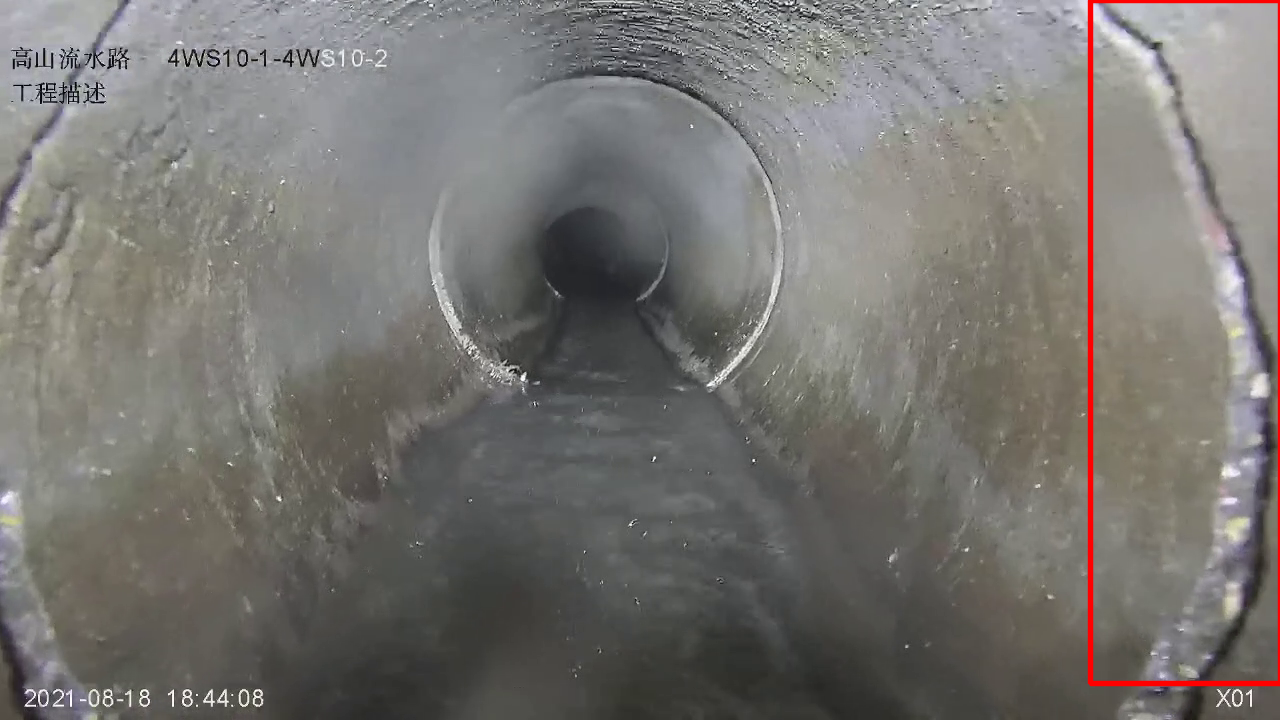
#> input picture py/226001624 顾凯琪(上一个版本忘记改程序名字了，这是最新版)/外包程序/images/0-1-6--PL.png, 1280 x 720 px, given in place of person.jpg, which was not available
$ jupyter execute --allow-errors visualization.ipynb   (shell and % lines are left out)   (older library calls are emulated)
#> lines starting #> are read from the running program, lines starting #| are printed output that depends on the picture
### py/226001624 顾凯琪(上一个版本忘记改程序名字了，这是最新版)/外包程序/utils/general.py
# YOLOv5 🚀 by Ultralytics, GPL-3.0 license
"""
General utils
"""

import contextlib
import glob
import logging
import math
import os
import platform
import random
import re
import shutil
import signal
import time
import urllib
from itertools import repeat
from multiprocessing.pool import ThreadPool
from pathlib import Path
from subprocess import check_output
from zipfile import ZipFile

import cv2
import numpy as np
import pandas as pd
import pkg_resources as pkg
import torch
import torchvision
import yaml

from utils.downloads import gsutil_getsize
from utils.metrics import box_iou, fitness

# Settings
FILE = Path(__file__).resolve()
ROOT = FILE.parents[1]  # YOLOv5 root directory
NUM_THREADS = min(8, max(1, os.cpu_count() - 1))  # number of YOLOv5 multiprocessing threads

torch.set_printoptions(linewidth=320, precision=5, profile='long')
#> (this line was passed over: torch is not available in this run)
np.set_printoptions(linewidth=320, formatter={'float_kind': '{:11.5g}'.format})  # format short g, %precision=5
pd.options.display.max_columns = 10
cv2.setNumThreads(0)  # prevent OpenCV from multithreading (incompatible with PyTorch DataLoader)
os.environ['NUMEXPR_MAX_THREADS'] = str(NUM_THREADS)  # NumExpr max threads


def set_logging(name=None, verbose=True):
    # Sets level and returns logger
#> called with name = 'utils.general', verbose = True
    for h in logging.root.handlers:
        logging.root.removeHandler(h)  # remove all handlers associated with the root logger object
    rank = int(os.getenv('RANK', -1))  # rank in world for Multi-GPU trainings
    logging.basicConfig(format="%(message)s", level=logging.INFO if (verbose and rank in (-1, 0)) else logging.WARNING)
    return logging.getLogger(name)


LOGGER = set_logging(__name__)  # define globally (used in train.py, val.py, detect.py, etc.)


class Profile(contextlib.ContextDecorator):
    # Usage: @Profile() decorator or 'with Profile():' context manager
    def __enter__(self):
        self.start = time.time()

    def __exit__(self, type, value, traceback):
        print(f'Profile results: {time.time() - self.start:.5f}s')


class Timeout(contextlib.ContextDecorator):
    # Usage: @Timeout(seconds) decorator or 'with Timeout(seconds):' context manager
    # [4 lines left out: function __init__, not called in this run]

    def _timeout_handler(self, signum, frame):
        raise TimeoutError(self.timeout_message)

    def __enter__(self):
        signal.signal(signal.SIGALRM, self._timeout_handler)  # Set handler for SIGALRM
        signal.alarm(self.seconds)  # start countdown for SIGALRM to be raised

    # [4 lines left out: function __exit__, not called in this run]


class WorkingDirectory(contextlib.ContextDecorator):
    # Usage: @WorkingDirectory(dir) decorator or 'with WorkingDirectory(dir):' context manager
    def __init__(self, new_dir):
        self.dir = new_dir  # new dir
        self.cwd = Path.cwd().resolve()  # current dir

    def __enter__(self):
        os.chdir(self.dir)

    def __exit__(self, exc_type, exc_val, exc_tb):
        os.chdir(self.cwd)


def try_except(func):
    # try-except function. Usage: @try_except decorator
    # [5 lines left out: function handler, not called in this run]

    return handler


def methods(instance):
    # Get class/instance methods
    return [f for f in dir(instance) if callable(getattr(instance, f)) and not f.startswith("__")]


def print_args(name, opt):
    # Print argparser arguments
    LOGGER.info(colorstr(f'{name}: ') + ', '.join(f'{k}={v}' for k, v in vars(opt).items()))


# [8 lines left out: function init_seeds, not called in this run]


def intersect_dicts(da, db, exclude=()):
    # Dictionary intersection of matching keys and shapes, omitting 'exclude' keys, using da values
    return {k: v for k, v in da.items() if k in db and not any(x in k for x in exclude) and v.shape == db[k].shape}


# [32 lines left out: functions get_latest_run, user_config_dir, is_writeable, not called in this run]


def is_docker():
    # Is environment a Docker container?
    return Path('/workspace').exists()  # or Path('/.dockerenv').exists()


# [7 lines left out: function is_colab, not called in this run]


def is_pip():
    # Is file in a pip package?
    return 'site-packages' in Path(__file__).resolve().parts


# [4 lines left out: function is_ascii, not called in this run]


def is_chinese(s='人工智能'):
    # Is string composed of any Chinese characters?
    return re.search('[\u4e00-\u9fff]', s)


def emojis(str=''):
    # Return platform-dependent emoji-safe version of string
    return str.encode().decode('ascii', 'ignore') if platform.system() == 'Windows' else str


# [40 lines left out: functions file_size, check_online, check_git_status, not called in this run]


def check_python(minimum='3.6.2'):
    # Check current python version vs. required python version
    check_version(platform.python_version(), minimum, name='Python ', hard=True)


# [84 lines left out: functions check_version, check_requirements, check_img_size, check_imshow, check_suffix, not called in this run]


def check_yaml(file, suffix=('.yaml', '.yml')):
    # Search/download YAML file (if necessary) and return path, checking suffix
    return check_file(file, suffix)


# [123 lines left out: functions check_file, check_dataset, url2file, download, make_divisible, not called in this run]


def clean_str(s):
    # Cleans a string by replacing special characters with underscore _
    return re.sub(pattern="[|@#!¡·$€%&()=?¿^*;:,¨´><+]", repl="_", string=s)


def one_cycle(y1=0.0, y2=1.0, steps=100):
    # lambda function for sinusoidal ramp from y1 to y2 https://arxiv.org/pdf/1812.01187.pdf
    return lambda x: ((1 - math.cos(x * math.pi / steps)) / 2) * (y2 - y1) + y1


# [366 lines left out: functions colorstr, labels_to_class_weights, labels_to_image_weights, coco80_to_coco91_class, xyxy2xywh, xywh2xyxy and 13 more, not called in this run]


# Variables
NCOLS = 0 if is_docker() else shutil.get_terminal_size().columns  # terminal window size for tqdm

### py/226001624 顾凯琪(上一个版本忘记改程序名字了，这是最新版)/外包程序/utils/datasets.py
# YOLOv5 🚀 by Ultralytics, GPL-3.0 license
"""
Dataloaders and dataset utils
"""

import glob
import hashlib
import json
import math
import os
import random
import shutil
import time
from itertools import repeat
from multiprocessing.pool import Pool, ThreadPool
from pathlib import Path
from threading import Thread
from zipfile import ZipFile

import cv2
import numpy as np
import torch
import torch.nn.functional as F
import yaml
from PIL import ExifTags, Image, ImageOps
from torch.utils.data import DataLoader, Dataset, dataloader, distributed
from tqdm import tqdm

from utils.augmentations import Albumentations, augment_hsv, copy_paste, letterbox, mixup, random_perspective
from utils.general import (LOGGER, NUM_THREADS, check_dataset, check_requirements, check_yaml, clean_str,
                           segments2boxes, xyn2xy, xywh2xyxy, xywhn2xyxy, xyxy2xywhn)
from utils.torch_utils import torch_distributed_zero_first

# Parameters
HELP_URL = 'https://github.com/ultralytics/yolov5/wiki/Train-Custom-Data'
IMG_FORMATS = ['bmp', 'jpg', 'jpeg', 'png', 'tif', 'tiff', 'dng', 'webp', 'mpo']  # acceptable image suffixes
VID_FORMATS = ['mov', 'avi', 'mp4', 'mpg', 'mpeg', 'm4v', 'wmv', 'mkv']  # acceptable video suffixes
WORLD_SIZE = int(os.getenv('WORLD_SIZE', 1))  # DPP

# Get orientation exif tag
for orientation in ExifTags.TAGS.keys():
    if ExifTags.TAGS[orientation] == 'Orientation':
        break
#> further down, image is the input picture: shape (720, 1280, 3); mean B, G, R 112.8, 116.4, 119.2


# [77 lines left out: functions get_hash, exif_size, exif_transpose, create_dataloader, not called in this run]


class InfiniteDataLoader(dataloader.DataLoader):
    """ Dataloader that reuses workers

    Uses same syntax as vanilla DataLoader
    """

    # [4 lines left out: function __init__, not called in this run]

    def __len__(self):
        return len(self.batch_sampler.sampler)

    def __iter__(self):
        for i in range(len(self)):
            yield next(self.iterator)


class _RepeatSampler:
    """ Sampler that repeats forever

    Args:
        sampler (Sampler)
    """

    def __init__(self, sampler):
        self.sampler = sampler

    def __iter__(self):
        while True:
            yield from iter(self.sampler)


class LoadImages:
    # YOLOv5 image/video dataloader, i.e. `python detect.py --source image.jpg/vid.mp4`
    # [28 lines left out: function __init__, not called in this run]

    def __iter__(self):
        self.count = 0
        return self

    # [42 lines left out: functions __next__, new_video, not called in this run]

    def __len__(self):
        return self.nf  # number of files


class LoadWebcam:  # for inference
    # YOLOv5 local webcam dataloader, i.e. `python detect.py --source 0`
    # [6 lines left out: function __init__, not called in this run]

    def __iter__(self):
        self.count = -1
        return self

    # [24 lines left out: function __next__, not called in this run]

    def __len__(self):
        return 0


class LoadStreams:
    # YOLOv5 streamloader, i.e. `python detect.py --source 'rtsp://example.com/media.mp4'  # RTSP, RTMP, HTTP streams`
    # [59 lines left out: functions __init__, update, not called in this run]

    def __iter__(self):
        self.count = -1
        return self

    # [18 lines left out: function __next__, not called in this run]

    def __len__(self):
        return len(self.sources)  # 1E12 frames = 32 streams at 30 FPS for 30 years


# [4 lines left out: function img2label_paths, not called in this run]


class LoadImagesAndLabels(Dataset):
    # YOLOv5 train_loader/val_loader, loads images and labels for training and validation
    cache_version = 0.6  # dataset labels *.cache version

    # [162 lines left out: functions __init__, cache_labels, not called in this run]

    def __len__(self):
        return len(self.img_files)

    # [5 lines of commented-out code are left out]

    # [485 lines left out: functions __getitem__, collate_fn, collate_fn4, load_image, load_mosaic, load_mosaic9 and 6 more, not called in this run]

### py/226001624 顾凯琪(上一个版本忘记改程序名字了，这是最新版)/外包程序/utils/augmentations.py
# YOLOv5 🚀 by Ultralytics, GPL-3.0 license
"""
Image augmentation functions
"""

import math
import random

import cv2
import numpy as np

from utils.general import LOGGER, check_version, colorstr, resample_segments, segment2box
from utils.metrics import bbox_ioa


class Albumentations:
    # YOLOv5 Albumentations class (optional, only used if package is installed)
    # [71 lines left out: functions __init__, __call__, augment_hsv, hist_equalize, replicate, not called in this run]


def letterbox(im, new_shape=(640, 640), color=(114, 114, 114), auto=True, scaleFill=False, scaleup=True, stride=32):
    # Resize and pad image while meeting stride-multiple constraints
#> called with new_shape = 1280, color = (114, 114, 114), auto = True, scaleFill = False, scaleup = True, stride = 64
    shape = im.shape[:2]  # current shape [height, width]
#> shape = (720, 1280)
    if isinstance(new_shape, int):
        new_shape = (new_shape, new_shape)

    # Scale ratio (new / old)
    r = min(new_shape[0] / shape[0], new_shape[1] / shape[1])
#> r = 1
    if not scaleup:  # only scale down, do not scale up (for better val mAP)
        r = min(r, 1.0)

    # Compute padding
    ratio = r, r  # width, height ratios
#> ratio = (1, 1)
    new_unpad = int(round(shape[1] * r)), int(round(shape[0] * r))
#> new_unpad = (1280, 720)
    dw, dh = new_shape[1] - new_unpad[0], new_shape[0] - new_unpad[1]  # wh padding
#> dw = 0; dh = 560
    if auto:  # minimum rectangle
        dw, dh = np.mod(dw, stride), np.mod(dh, stride)  # wh padding
#> dh = 48
    elif scaleFill:  # stretch
        dw, dh = 0.0, 0.0
        new_unpad = (new_shape[1], new_shape[0])
        ratio = new_shape[1] / shape[1], new_shape[0] / shape[0]  # width, height ratios

    dw /= 2  # divide padding into 2 sides
    dh /= 2
#> dh = 24

    if shape[::-1] != new_unpad:  # resize
        im = cv2.resize(im, new_unpad, interpolation=cv2.INTER_LINEAR)
    top, bottom = int(round(dh - 0.1)), int(round(dh + 0.1))
#> top = 24; bottom = 24
    left, right = int(round(dw - 0.1)), int(round(dw + 0.1))
#> left = 0; right = 0
    im = cv2.copyMakeBorder(im, top, bottom, left, right, cv2.BORDER_CONSTANT, value=color)  # add border
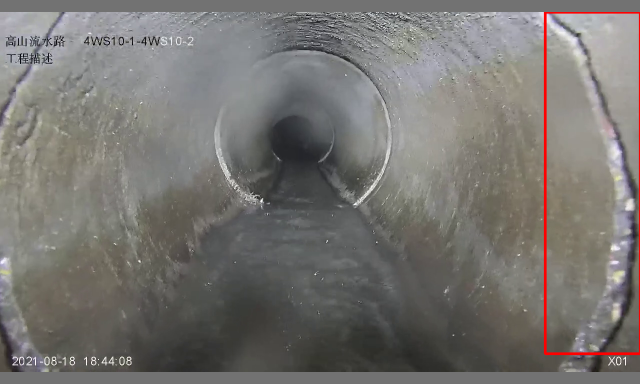
#> im: shape (768, 1280, 3) (shown at 1/2 size); mean of channels 0, 1, 2 112.9, 116.3, 118.9; drawn as B, G, R
    return im, ratio, (dw, dh)


# [154 lines left out: functions random_perspective, copy_paste, cutout, mixup, box_candidates, not called in this run]

### py/226001624 顾凯琪(上一个版本忘记改程序名字了，这是最新版)/外包程序/tools/visualization.ipynb
[cell 1]
import matplotlib.pyplot as plt
import torch
import cv2
from torchvision import transforms
import numpy as np
from utils.datasets import letterbox

#> (a cell that did not finish here is left out)

[cell 3]
image = cv2.imread('./images/person.jpg')  # 504x378 image
image = letterbox(image, 1280, stride=64, auto=True)[0]
image_ = image.copy()
#> (the rest of this cell did not finish here and is left out)

#> (a cell that did not finish here is left out)

[cell 5]
plt.figure(figsize=(8,8))
plt.axis('off')
plt.imshow(image_[:,:,[2,1,0]])
plt.show()
fig, ax = plt.subplots(4,3,figsize=(16,12))
#[ax_.axis('off') for ax_ in ax.ravel()]
[ax_.set_xticklabels([]) for ax_ in ax.ravel()]
[ax_.set_yticklabels([]) for ax_ in ax.ravel()]
#> (the rest of this cell did not finish here and is left out)


$ run again, on py/226001624 顾凯琪(上一个版本忘记改程序名字了，这是最新版)/外包程序/images/0-2-13-2d69-PL.png
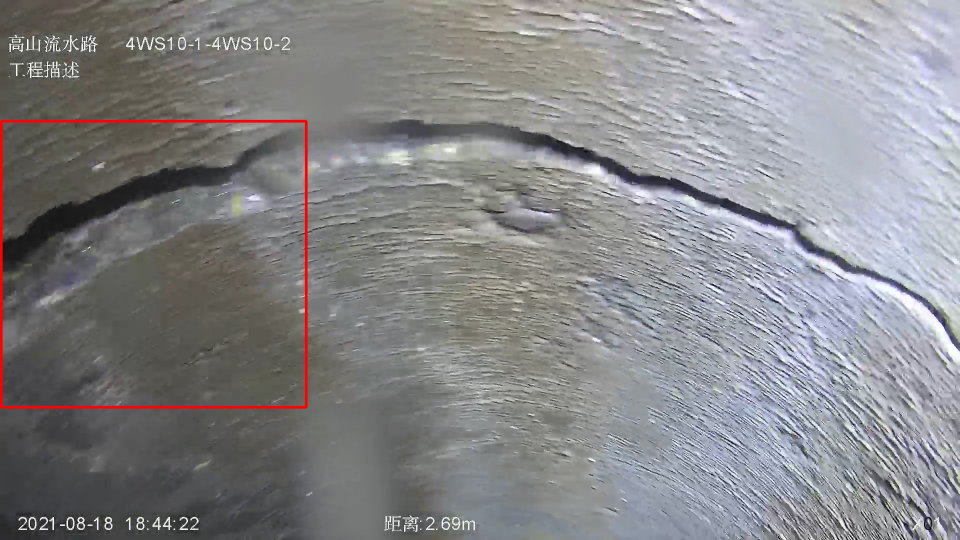
#> input picture py/226001624 顾凯琪(上一个版本忘记改程序名字了，这是最新版)/外包程序/images/0-2-13-2d69-PL.png, 1920 x 1080 px, given in place of person.jpg, which was not available (shown at 1/2 size)
#> image is the input picture: shape (1080, 1920, 3); mean B, G, R 137.7, 135.2, 135.7
#> in letterbox, `im = cv2.resize(im, new_unpad, interpolation=cv2.INTER_LINEAR)`:
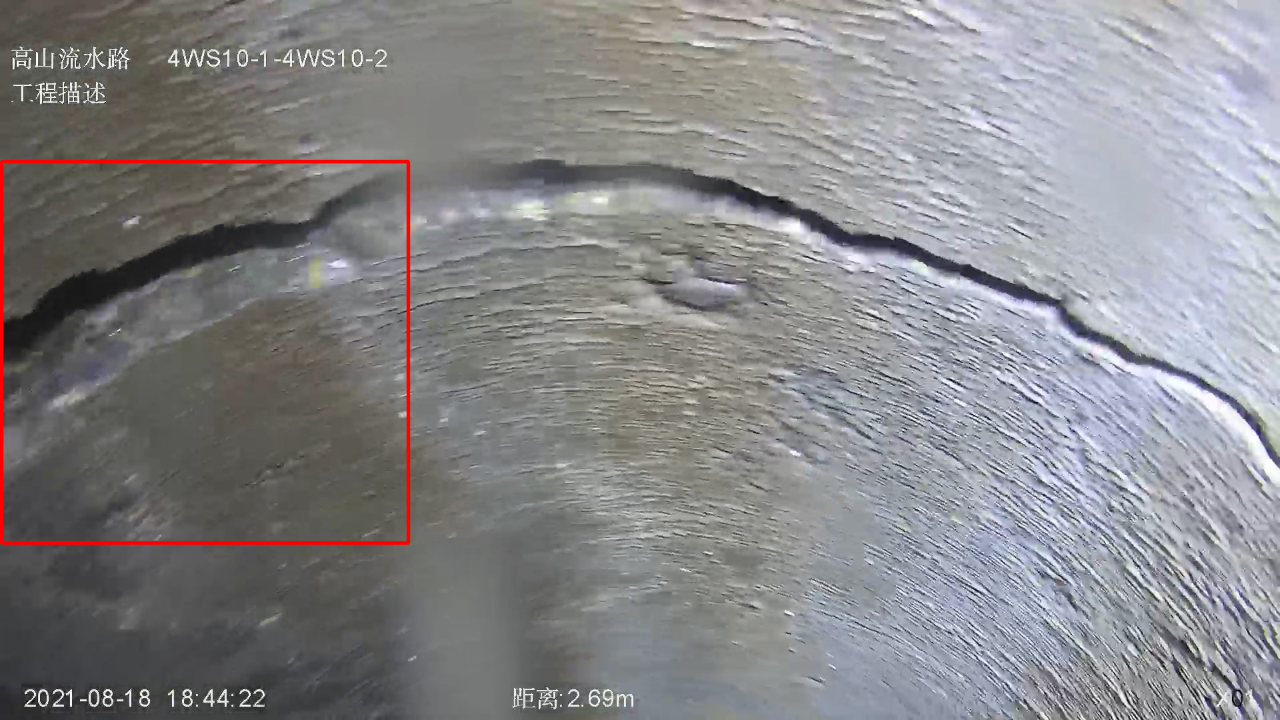
#> im: shape (720, 1280, 3); mean of channels 0, 1, 2 137.7, 135.2, 135.7; drawn as B, G, R
#> in letterbox, `im = cv2.copyMakeBorder(im, top, bottom, left, right, cv2.BORDER_CONST..`:
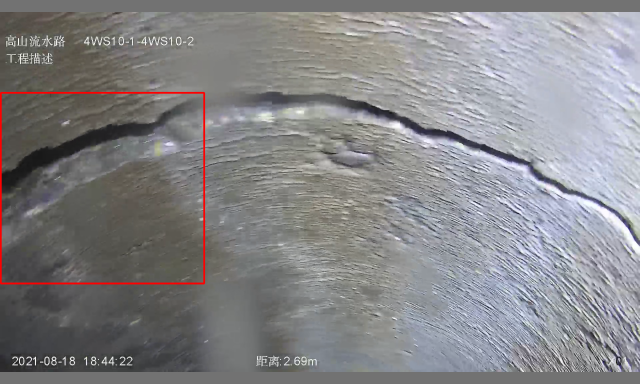
#> im: shape (768, 1280, 3) (shown at 1/2 size); mean of channels 0, 1, 2 136.2, 133.9, 134.3; drawn as B, G, R
